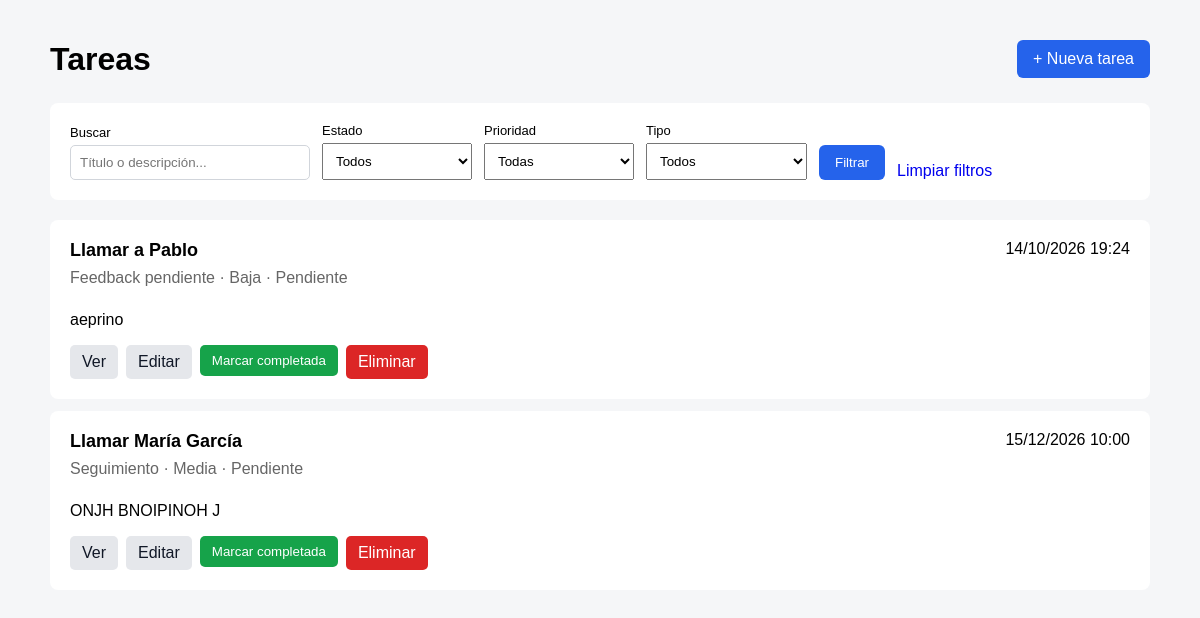
/tasks/, run on the app's committed database.
### recruitment/models.py (models this page shows, shortened)
class Task(models.Model):
    class TaskType(models.TextChoices):
        CALL = "CALL", "Próxima llamada"
        FEEDBACK = "FEEDBACK", "Feedback pendiente"
        INTERVIEW = "INTERVIEW", "Entrevista"
        TEST = "TEST", "Prueba"
        FOLLOW_UP = "FOLLOW_UP", "Seguimiento"
        OTHER = "OTHER", "Otro"
    class Priority(models.TextChoices):
        LOW = "LOW", "Baja"
        MEDIUM = "MEDIUM", "Media"
        HIGH = "HIGH", "Alta"
    class Status(models.TextChoices):
        PENDING = "PENDING", "Pendiente"
        IN_PROGRESS = "IN_PROGRESS", "En progreso"
        COMPLETED = "COMPLETED", "Completada"
    title = models.CharField(max_length=200)
    description = models.TextField(
        blank=True
    )
    task_type = models.CharField(
        max_length=20,
        choices=TaskType.choices,
        default=TaskType.OTHER
    )
    priority = models.CharField(
        max_length=10,
        choices=Priority.choices,
        default=Priority.MEDIUM
    )
    status = models.CharField(
        max_length=20,
        choices=Status.choices,
        default=Status.PENDING
    )
    due_date = models.DateTimeField()
    created_at = models.DateTimeField(
        auto_now_add=True
    )
    completed_at = models.DateTimeField(
        null=True,
        blank=True
    )

### recruitment/views.py (the view)
# urls.py: path("tasks/", views.task_list, name="task_list"),
def task_list(request):
    tasks = Task.objects.all()
    search = request.GET.get("search", "").strip()
    status = request.GET.get("status")
    priority = request.GET.get("priority")
    task_type = request.GET.get("task_type")
    if search:
        tasks = tasks.filter(
            Q(title__icontains=search)
            | Q(description__icontains=search)
        )
    if status:
        tasks = tasks.filter(status=status)
    if priority:
        tasks = tasks.filter(priority=priority)
    if task_type:
        tasks = tasks.filter(task_type=task_type)
    tasks = tasks.order_by("due_date", "-created_at")
    context = {
        "tasks": tasks,
        "search": search,
        "status_filter": status or "",
        "priority_filter": priority or "",
        "task_type_filter": task_type or "",
        "status_choices": Task.Status.choices,
        "priority_choices": Task.Priority.choices,
        "task_type_choices": Task.TaskType.choices,
    }
    return render(
        request,
        "recruitment/task_list.html",
        context,
    )

### recruitment/templates/recruitment/task_list.html (shortened to what this page needs)
<!DOCTYPE html>
<html lang="es">
<head>
</head>
<body>
    <div class="header">
        <h1>Tareas</h1>
        <a class="button" href="{% url 'recruitment:task_create' %}">
            + Nueva tarea
        </a>
    </div>
    <div class="filters">
        <form method="get">
            <div>
                <label for="search">Buscar</label>
                <input type="text" name="search" id="search" value="{{ search }}" placeholder="Título o descripción...">
            </div>
            <div>
                <label for="status">Estado</label>
                <select name="status" id="status">
                    <option value="">Todos</option>
                </select>
            </div>
            <div>
                <label for="priority">Prioridad</label>
                <select name="priority" id="priority">
                    <option value="">Todas</option>
                </select>
            </div>
            <div>
                <label for="task_type">Tipo</label>
                <select name="task_type" id="task_type">
                    <option value="">Todos</option>
                </select>
            </div>
            <button class="button" type="submit">
                Filtrar
            </button>
            <a href="{% url 'recruitment:task_list' %}">
                Limpiar filtros
            </a>
        </form>
    </div>
    {% if tasks %}
    {% for task in tasks %}
    <div class="task">
        <div class="task-header">
            <div>
                <div class="task-title">
                    {{ task.title }}
                </div>
                <div class="meta">
                    {{ task.get_task_type_display }}
                    ·
                    {{ task.get_priority_display }}
                    ·
                    {{ task.get_status_display }}
                </div>
            </div>
            <div>
                {{ task.due_date|date:"d/m/Y H:i" }}
            </div>
        </div>
        {% if task.description %}
        <p>{{ task.description }}</p>
        {% endif %}
        <div class="actions">
            <a href="{% url 'recruitment:task_detail' task.pk %}">
                Ver
            </a>
            <a href="{% url 'recruitment:task_update' task.pk %}">
                Editar
            </a>
            {% if task.status != "COMPLETED" %}
            <form method="post" action="{% url 'recruitment:task_complete' task.pk %}">
                <button class="complete" type="submit">
                    Marcar completada
                </button>
            </form>
            {% endif %}
            <a class="delete" href="{% url 'recruitment:task_delete' task.pk %}">
                Eliminar
            </a>
        </div>
    </div>
    {% endfor %}
    {% else %}
    <div class="empty">
        <h2>No hay tareas</h2>
        <p>Crea una nueva tarea para comenzar.</p>
    </div>
    {% endif %}
</body>
</html>

### recruitment/templates/recruitment/task_list.html (style rules this page uses)
body { font-family: Arial, sans-serif; max-width: 1100px; margin: 40px auto; padding: 0 20px; background: #f5f6f8; }
.header { display: flex; justify-content: space-between; align-items: center; margin-bottom: 25px; }
h1 { margin: 0; }
a { text-decoration: none; }
.button { display: inline-block; padding: 10px 16px; border-radius: 6px; background: #2563eb; color: white; }
.filters { background: white; padding: 20px; border-radius: 8px; margin-bottom: 20px; }
.filters form { display: flex; gap: 12px; flex-wrap: wrap; align-items: end; }
.filters label { display: block; font-size: 13px; margin-bottom: 5px; }
select { padding: 9px; min-width: 150px; }
button { border: 0; cursor: pointer; }
.task { background: white; padding: 20px; border-radius: 8px; margin-bottom: 12px; }
.task-header { display: flex; justify-content: space-between; gap: 20px; }
.task-title { font-size: 18px; font-weight: bold; }
.meta { color: #666; margin: 8px 0; }
.actions { margin-top: 15px; display: flex; gap: 8px; flex-wrap: wrap; }
.actions a, .actions button { padding: 8px 12px; border-radius: 5px; background: #e5e7eb; color: #111827; }
.actions .complete { background: #16a34a; color: white; }
.actions .delete { background: #dc2626; color: white; }
input[type="text"] { padding: 9px; min-width: 220px; border: 1px solid #d1d5db; border-radius: 5px; }

### data on the page
Task: title "Llamar a Pablo", task_type "Feedback pendiente", priority "Baja", status "Pendiente", due_date "14/10/2026 19:24", description "aeprino", shows "Marcar completada"
Task: title "Llamar María García", task_type "Seguimiento", priority "Media", status "Pendiente", due_date "15/12/2026 10:00", description "ONJH BNOIPINOH J", shows "Marcar completada"
